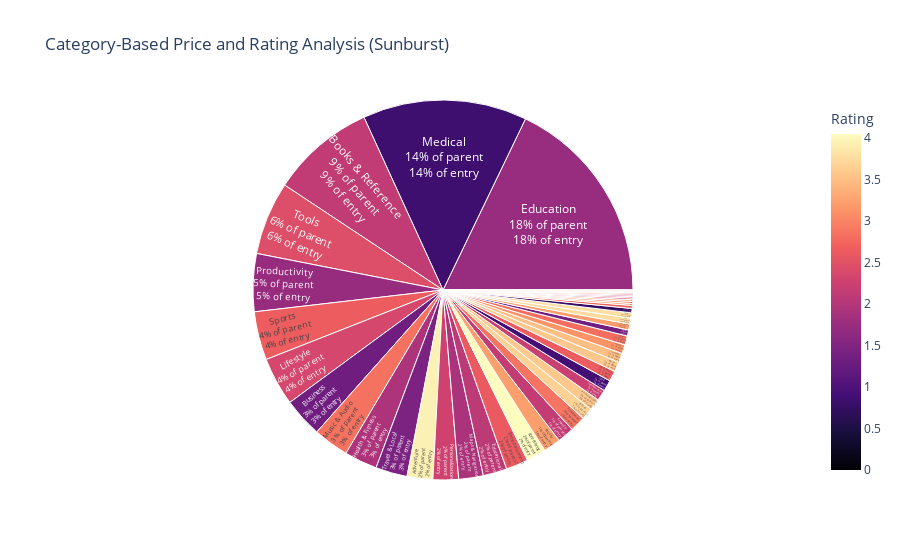

The notebook cell saved with this chart:
### Markdown cell above
### Step 5: Sunburst Visualization (Optional Alternative)

### Code cell
# Create sunburst chart
fig = px.sunburst(
    df,
    path=['Category'],  # Group by category
    values='Price',     # Size of blocks determined by price
    color='Rating',     # Color based on ratings
    title="Category-Based Price and Rating Analysis (Sunburst)",
    color_continuous_scale='magma'
)
fig.update_traces(textinfo='label+percent parent+percent entry')
fig.show()

### Figure 1 — Plotly figure (JSON) as saved in the notebook; plotly's stock layout.template omitted (floating-point values rounded to 4 significant figures)
{"data": [{"branchvalues": "total", "customdata": [[3.581], [3.946], [3.133], [1.341], [2.645], [1.608], [3.673], [2.138], [1.321], [3.744], [3.255], [2.819], [3.754], [2.218], [0.7455], [1.739], [2.091], [2.618], [0], [2.155], [2.738], [1.942], [2.203], [2.576], [2.353], [1.916], [0.8469], [2.958], [2.839], [2.887], [2.426], [2.275], [3.573], [1.728], [3.214], [3.214], [4.048], [2.375], [2.87], [0.886], [2.644], [3.505], [2.448], [1.449], [2.179], [3.204], [3.776], [3.217]], "domain": {"x": [0, 1], "y": [0, 1]}, "hovertemplate": "labels=%{label}<br>Price=%{value}<br>parent=%{parent}<br>id=%{id}<br>Rating=%{color}<extra></extra>", "ids": ["Action", "Adventure", "Arcade", "Art & Design", "Auto & Vehicles", "Beauty", "Board", "Books & Reference", "Business", "Card", "Casino", "Casual", "Comics", "Communication", "Dating", "Education", "Educational", "Entertainment", "Events", "Finance", "Food & Drink", "Health & Fitness", "House & Home", "Libraries & Demo", "Lifestyle", "Maps & Navigation", "Medical", "Music", "Music & Audio", "News & Magazines", "Parenting", "Personalization", "Photography", "Productivity", "Puzzle", "Racing", "Role Playing", "Shopping", "Simulation", "Social", "Sports", "Strategy", "Tools", "Travel & Local", "Trivia", "Video Players & Editors", "Weather", "Word"], "labels": ["Action", "Adventure", "Arcade", "Art & Design", "Auto & Vehicles", "Beauty", "Board", "Books & Reference", "Business", "Card", "Casino", "Casual", "Comics", "Communication", "Dating", "Education", "Educational", "Entertainment", "Events", "Finance", "Food & Drink", "Health & Fitness", "House & Home", "Libraries & Demo", "Lifestyle", "Maps & Navigation", "Medical", "Music", "Music & Audio", "News & Magazines", "Parenting", "Personalization", "Photography", "Productivity", "Puzzle", "Racing", "Role Playing", "Shopping", "Simulation", "Social", "Sports", "Strategy", "Tools", "Travel & Local", "Trivia", "Video Players & Editors", "Weather", "Word"], "marker": {"coloraxis": "coloraxis", "colors": [3.581, 3.946, 3.133, 1.341, 2.645, 1.608, 3.673, 2.138, 1.321, 3.744, 3.255, 2.819, 3.754, 2.218, 0.7455, 1.739, 2.091, 2.618, 0, 2.155, 2.738, 1.942, 2.203, 2.576, 2.353, 1.916, 0.8469, 2.958, 2.839, 2.887, 2.426, 2.275, 3.573, 1.728, 3.214, 3.214, 4.048, 2.375, 2.87, 0.886, 2.644, 3.505, 2.448, 1.449, 2.179, 3.204, 3.776, 3.217]}, "name": "", "parents": ["", "", "", "", "", "", "", "", "", "", "", "", "", "", "", "", "", "", "", "", "", "", "", "", "", "", "", "", "", "", "", "", "", "", "", "", "", "", "", "", "", "", "", "", "", "", "", ""], "textinfo": "label+percent parent+percent entry", "type": "sunburst", "values": [2.786, 7.244, 2.52, 1.712, 2.954, 0.06232, 3.304, 29.37, 11.13, 1.645, 0.2591, 2.517, 0.2147, 3.127, 1.232, 59.2, 6.743, 6.278, 0.04492, 4.694, 0.8252, 9.3, 0.4116, 0.166, 13.66, 6.913, 46.37, 0.5428, 10.04, 0.3454, 0.4822, 7.199, 3.295, 16.31, 4.882, 0.5491, 5.541, 0.3512, 4.348, 3.094, 13.67, 2.604, 20.65, 8.953, 0.3844, 1.68, 1.517, 0.5001]}], "layout": {"coloraxis": {"colorbar": {"title": {"text": "Rating"}}, "colorscale": [[0, "#000004"], [0.1111, "#180f3d"], [0.2222, "#440f76"], [0.3333, "#721f81"], [0.4444, "#9e2f7f"], [0.5556, "#cd4071"], [0.6667, "#f1605d"], [0.7778, "#fd9668"], [0.8889, "#feca8d"], [1, "#fcfdbf"]]}, "legend": {"tracegroupgap": 0}, "title": {"text": "Category-Based Price and Rating Analysis (Sunburst)"}}}
